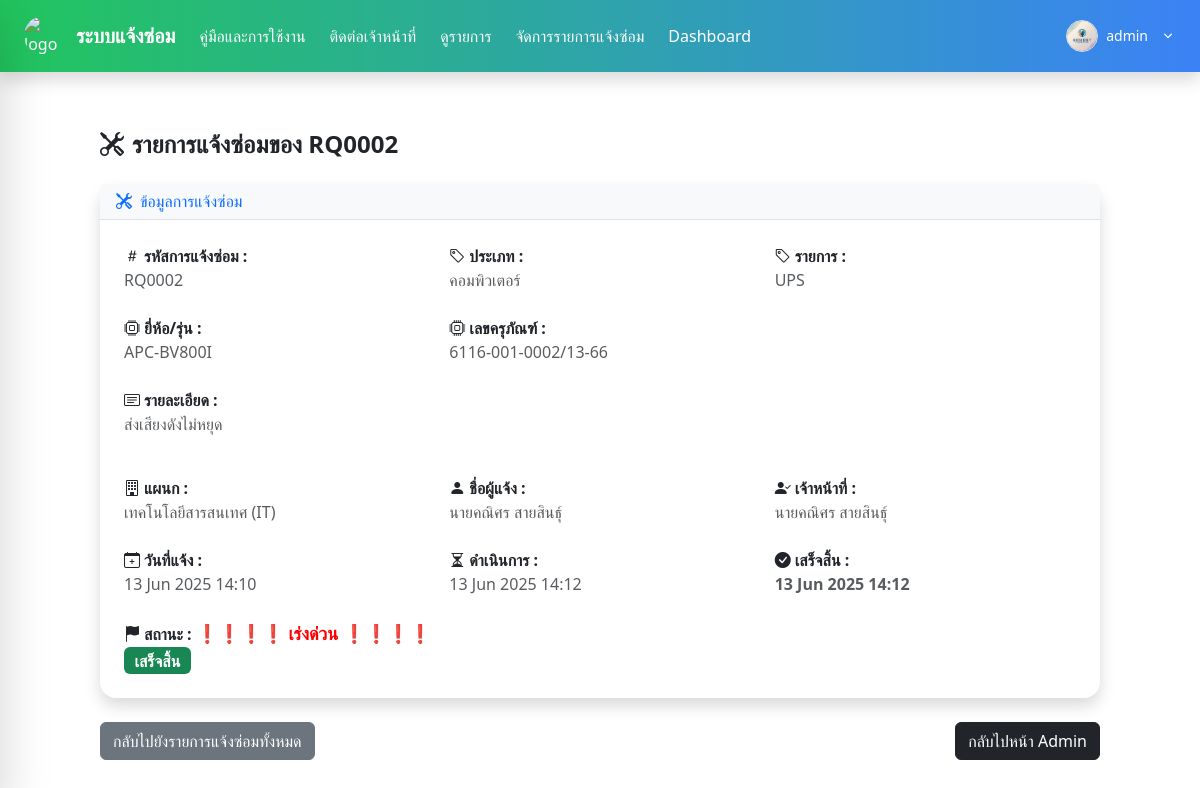
Screenshot of /repair/2/ (signed in) with the database file from the repository.
### Report/models.py (models this page shows, shortened)
class RepairRequest(models.Model):
    CATEGORY_CHOICES = [
        ('คอมพิวเตอร์', 'คอมพิวเตอร์'),
        ('โปรแกรม', 'โปรแกรม'),
        ('เครื่องปริ้น', 'เครื่องปริ้น'),
        ('อินเตอร์เน็ต', 'อินเตอร์เน็ต'),
    ]
    STATUS_CHOICES = [
        ('pending', 'รอดำเนินการ'),
        ('in_progress', 'กำลังดำเนินการ'),
        ('completed', 'เสร็จสิ้น'),
        ('repairclaim', 'ส่งซ่อม/เคลม'),
        ('cancelled', 'ยกเลิก'),
    ]
    STATUS_CHOICES1 = [
        ('ไม่เร่งด่วน', 'ไม่เร่งด่วน'),
        ('เร่งด่วน', 'เร่งด่วน'),
    ]
    history = HistoricalRecords()
    request_id = models.CharField(max_length=10, blank=True, unique=True,)
    category = models.CharField(max_length=100, choices=CATEGORY_CHOICES)
    sub_item = models.CharField(max_length=100, blank=True)
    detail = models.TextField(max_length=100)
    department = models.CharField(max_length=100)
    device_code = models.CharField(max_length=100, blank=True)
    unknown_device = models.BooleanField(default=False)
    status = models.CharField(max_length=20, choices=STATUS_CHOICES,default='pending')
    status_user = models.CharField(max_length=20, choices=STATUS_CHOICES1)
    created_at = models.DateTimeField(auto_now_add=True)
    assigned_staff = models.CharField(max_length=100, blank=True, null=True)
    created_by = models.ForeignKey(User, on_delete=models.SET_NULL, null=True, related_name='created_repairs')
    completed_at = models.DateTimeField(null=True, blank=True )
    in_progress_at = models.DateTimeField(null=True, blank=True)
    assigned_to = models.ForeignKey(User, on_delete=models.SET_NULL, null=True, blank=True, related_name='assigned_repairs')
    reported_by = models.ForeignKey(User, on_delete=models.SET_NULL, null=True, blank=True)
    repairclaim_at = models.DateTimeField(null=True, blank=True)
    remark = models.TextField(blank=True)
    asset_number = models.CharField(max_length=255, blank=True, null=True)
    class Meta:
        ordering = ['-created_at']
        verbose_name = "รายการแจ้งซ่อม"
        verbose_name_plural = "รายการแจ้งซ่อมทั้งหมด"

### Report/views.py (the view)
# urls.py: path('repair/<int:pk>/', views.repair_detail, name='repair_detail'),
@login_required
def repair_detail(request, pk):
    report = get_object_or_404(RepairRequest, pk=pk)
    return render(request, 'repair_detail.html', {'report': report})

### Report/templates/repair_detail.html (shortened to what this page needs)
{% extends "base.html" %}
{% load static %}
{% block content %}
<html>
<body>
    <div class="container mt-5">
        <h1 class="text-2xl font-bold mb-4"><i class="bi bi-tools me-2"></i>รายการแจ้งซ่อมของ {{report.request_id}}</h1>
        <div class="card shadow rounded-4 border-0">
            <div class="card-header bg-light border-bottom">
                <h5 class="mb-0 text-primary"><i class="bi bi-tools me-2"></i>ข้อมูลการแจ้งซ่อม</h5>
            </div>
            <div class="card-body px-4 py-4">
                <div class="row g-4">
                    <div class="col-md-4 col-sm-6">
                        <strong><i class="bi bi-hash me-1"></i>รหัสการแจ้งซ่อม :</strong>
                        <div class="text-muted">{{ report.request_id }}</div>
                    </div>
                    <div class="col-md-4 col-sm-6">
                        <strong><i class="bi bi-tag me-1"></i>ประเภท :</strong>
                        <div class="text-muted">{{ report.category }}</div>
                    </div>
                    <div class="col-md-4 col-sm-6">
                        <strong><i class="bi bi-tag me-1"></i>รายการ :</strong>
                        <div class="text-muted">{{ report.sub_item }}</div>
                    </div>
                    <div class="col-md-4 col-sm-6">
                        <strong><i class="bi bi-cpu me-1"></i>ยี่ห้อ/รุ่น :</strong>
                        <div class="text-muted">{{ report.device_code }}</div>
                    </div>
                    <div class="col-md-4 col-sm-6">
                        <strong><i class="bi bi-cpu me-1"></i>เลขครุภัณฑ์ :</strong>
                        <div class="text-muted">
                            {% if report.unknown_device %}
                            ไม่ทราบเลขครุภัณฑ์
                            {% else %}
                            {{ report.asset_number }}
                            {% endif %}
                        </div>
                    </div>
                    <div class="col-12 mb-3">
                        <strong><i class="bi bi-card-text me-1"></i>รายละเอียด :</strong>
                        <div class="text-muted">{{ report.detail }}</div>
                    </div>
                    <div class="col-md-4 col-sm-6">
                        <strong><i class="bi bi-building me-1"></i>แผนก :</strong>
                        <div class="text-muted">{{ report.department }}</div>
                    </div>
                    <div class="col-md-4 col-sm-6">
                        <strong><i class="bi bi-person-fill me-1"></i>ชื่อผู้แจ้ง :</strong>
                        <div class="text-muted">
                            {% if report.reported_by %}
                            {{ report.reported_by.get_full_name|default:report.reported_by.username }}
                            {% else %}
                            <span class="text-muted">-</span>
                            {% endif %}
                        </div>
                    </div>
                    <div class="col-md-4 col-sm-6">
                        <strong><i class="bi bi-person-check-fill me-1"></i>เจ้าหน้าที่ :</strong>
                        <div class="text-muted">
                            {% if report.assigned_to %}
                            {{ report.assigned_to.get_full_name|default:report.assigned_to.username }}
                            {% else %}
                            <span class="text-danger">ยังไม่มีรับแจ้ง</span>
                            {% endif %}
                        </div>
                    </div>
                    <div class="col-md-4 col-sm-6">
                        <strong><i class="bi bi-calendar-plus me-1"></i>วันที่แจ้ง :</strong>
                        <div class="text-muted">{{ report.created_at|date:"d M Y H:i" }}</div>
                    </div>
                    <div class="col-md-4 col-sm-6">
                        <strong><i class="bi bi-hourglass-split me-1"></i>ดำเนินการ :</strong>
                        <div class="text-muted">{{ report.in_progress_at|date:"d M Y H:i" }}</div>
                    </div>
                    <div class="col-md-4 col-sm-6">
                        <strong>
                            {% if report.status == 'repairclaim' %}
                            <i class="bi bi-tools me-1"></i>กำลังซ่อม/เคลม :
                        </strong>
                        <div class="text-muted">{{ report.in_progress_at|date:"d M Y H:i" }}</div>
                        {% else %}
                        <strong><i class="bi bi-check-circle-fill me-1"></i>เสร็จสิ้น :
                        </strong>
                        <div class="text-muted">{{ report.completed_at|date:"d M Y H:i" }}</div>
                        {% endif %}
                    </div>
                    <div class="col-md-4 col-sm-6">
                        <strong><i class="bi bi-flag-fill me-1"></i>สถานะ :
                            {% if report.status_user == "เร่งด่วน" %}
                            <span style="color: red; font-size: 18px;">❗❗❗❗ {{ report.get_status_user_display }}
                                ❗❗❗❗</span>
                            {% else %}
                            <span style="color: cray; font-size: 16px;">{{ report.get_status_user_display }}</span>
                            {% endif %}</strong>
                        <div>
                            {% if report.status == 'in_progress' %}
                            <span class="badge bg-primary" style="font-size: 16px;">กำลังดำเนินการ</span>
                            {% elif report.status == 'pending' %}
                            <span class="badge bg-warning text-dark" style="font-size: 16px;">รอดำเนินการ</span>
                            {% elif report.status == 'repairclaim' %}
                            <span
                                class="inline-block bg-purple-600 text-white text-sm font-semibold px-2  rounded-2 shadow"
                                style="font-size: 16px;">ซ่อม/เคลม</span>
                            {% elif report.status == 'completed' %}
                            <span class="badge bg-success" style="font-size: 16px;">เสร็จสิ้น</span>
                            {% elif report.status == 'cancelled' %}
                            <span class="badge bg-danger" style="font-size: 16px;">ยกเลิก</span>
                            {% endif %}
                        </div>
                    </div>
                </div>
            </div>
        </div>
        <div class="mt-4 d-flex justify-content-between flex-wrap gap-2">
            <a href="{% url 'repair_list' %}" class="btn btn-secondary">กลับไปยังรายการแจ้งซ่อมทั้งหมด</a>
            {% if request.user.is_superuser %}
            <a href="{% url 'pl_admin' %}" class="btn btn-dark">กลับไปหน้า Admin</a>
            {% endif %}
        </div>
    </div>
</body>
</html>
{% endblock %}

### Report/templates/base.html (shortened to what this page needs)
{% load static %}
<!DOCTYPE html>
<html lang="en">
<head>
  <script src="https://cdn.tailwindcss.com"></script>
  <link href="https://cdn.jsdelivr.net/npm/bootstrap@5.3.3/dist/css/bootstrap.min.css" rel="stylesheet">
  <link rel="stylesheet" href="https://cdnjs.cloudflare.com/ajax/libs/font-awesome/6.5.0/css/all.min.css" />
  <link href="https://cdn.jsdelivr.net/npm/bootstrap-icons@1.10.5/font/bootstrap-icons.css" rel="stylesheet">
</head>
<body>
  <nav
    class="fixed top-0 left-0 right-0 bg-gradient-to-r from-green-500 to-blue-500 text-white flex justify-between items-center px-4 py-3 shadow z-50">
    <div class="flex items-center space-x-6">
      <a href="/" class="flex items-center space-x-3">
        <img src="https://sdh.go.th/img/sdh.jpg" class="w-10 h-10 rounded-full" alt="logo">
        <span class="text-xl font-bold whitespace-nowrap">ระบบแจ้งซ่อม</span>
      </a>
      <div class="hidden md:flex items-center space-x-6">
        <a class="nav-link" href="/about">คู่มือและการใช้งาน</a>
        <a class="nav-link cursor-pointer" onclick="openModal()">ติดต่อเจ้าหน้าที่</a>
        <a class="nav-link" href="/repair-table">ดูรายการ</a>
        {% if user.is_staff %}
        <a class="nav-link" href="/pl_admin">จัดการรายการแจ้งซ่อม</a>
        <a class="nav-link" href="/dashadmin">Dashboard</a>
        {% endif %}
      </div>
    </div>
    {% if user.is_authenticated %}
    <div class="relative">
      <button onclick="toggleDropdown()" class="flex items-center gap-2 focus:outline-none" id="profileButton">
        <img src="{% static 'Report/images/pf-somdet.png' %}" alt="Profile" class="w-8 h-8 rounded-full border">
        <span class="text-sm font-medium">{{ request.user.username }}</span>
        <svg class="w-4 h-4 ml-1" fill="currentColor" viewBox="0 0 20 20">
          <path fill-rule="evenodd"
            d="M5.23 7.21a.75.75 0 011.06.02L10 10.94l3.71-3.71a.75.75 0 111.06 1.06l-4.24 4.25a.75.75 0 01-1.06 0L5.25 8.27a.75.75 0 01-.02-1.06z"
            clip-rule="evenodd" />
        </svg>
      </button>
    </div>
    {% endif %}
  </nav>
  <main id="main-content" class="content-transition flex-1 ml-0 pt-20">
    {% block content %}
    {% endblock %}
  </main>
</body>
</html>

### Report/templates/base.html (style rules this page uses)
.content-transition { transition: all 0.3s; }

### rows the page displays
RepairRequest: request_id "RQ0002", category "คอมพิวเตอร์", sub_item "UPS", device_code "APC-BV800I", asset_number "6116-001-0002/13-66", detail "ส่งเสียงดังไม่หยุด", department "เทคโนโลยีสารสนเทศ (IT)", reported_by.get_full_name "นายคณิศร สายสินธุ์", assigned_to.get_full_name "นายคณิศร สายสินธุ์", created_at "13 Jun 2025 14:10", in_progress_at "13 Jun 2025 14:12", completed_at "13 Jun 2025 14:12", status_user "เร่งด่วน"

### other values shown
{{ request.user.username }} "admin"
